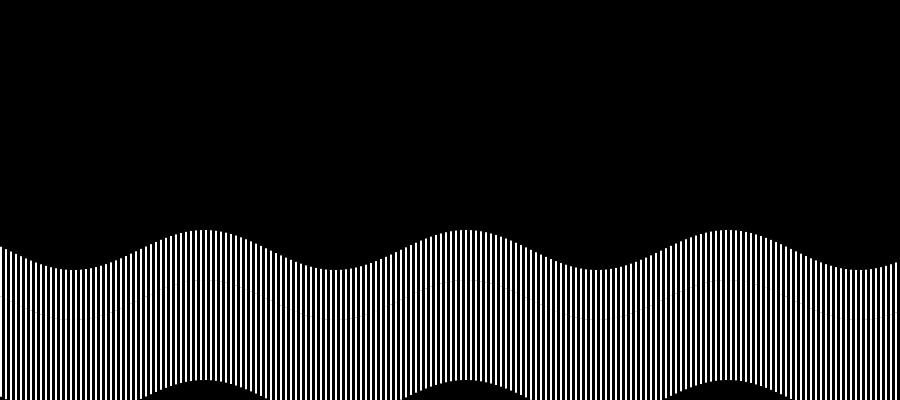
Frame 1 (no input)
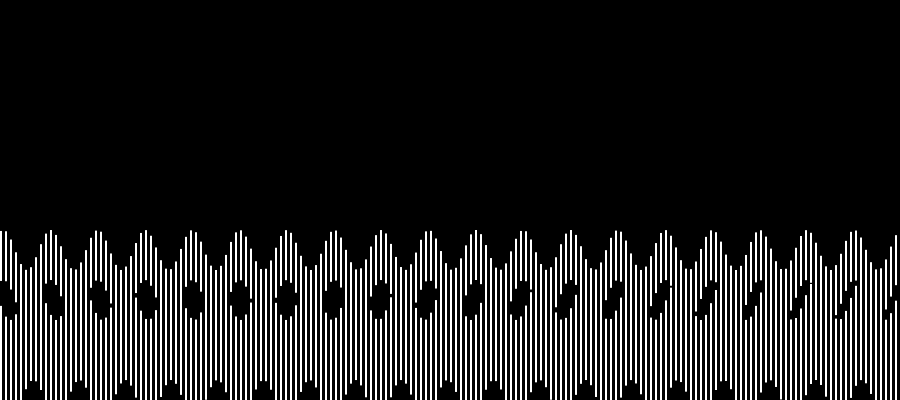
Frame 60 (the mouse pressed at the canvas centre just before this capture)
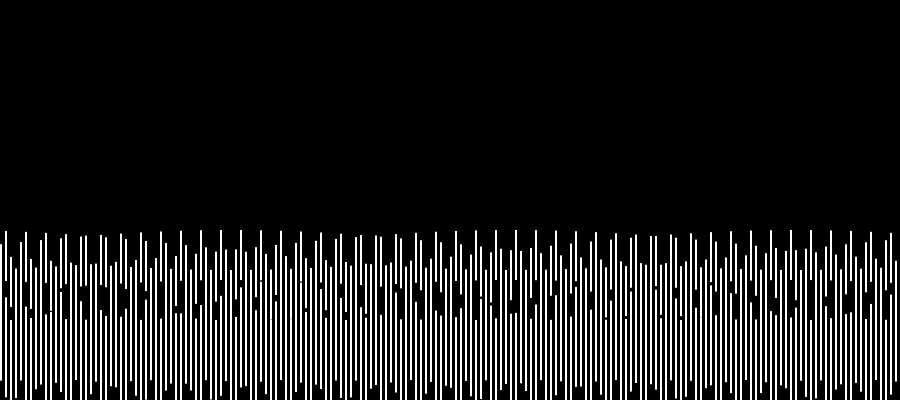
Frame 120 (the mouse held since frame 60 and released just before this capture)

The Processing sketch that drew these frames (run headless with seeded random() and noise(); from frame 60 on, the mouse is pressed at the canvas centre):

// Processing sketch: processing_1323
// ── processing_1323.pde

Waves waves;

void setup(){
  size(900, 400);
  smooth();
  noStroke();
  
  waves = new Waves();
}

void draw(){
  background(0);
  
  waves.draw();
  if( frameCount%10==0){
    waves.update(); 
  }
}

class Waves
{  
  int totalWaves = 3;
  Wave[] waves;
  int xspacing= 5;
  int w;
  
  Waves(){   
    w = width;    
    // create the waves
    waves = new Wave[totalWaves];
    int i; 
    float waveOffset = 6;
    for(i=0; i<totalWaves; i++){
      float phase = .12;// + random(.05);
      //float phase = .12;
      //waves[i] = new Wave(i*waveOffset, phase, 20.0, 500.0, 0.0, new float[w/xspacing]);
      waves[i] = new Wave(waveOffset, phase, 20.0, 500.0, 0.0, new float[w/xspacing]);
      //println(i*300);
      waves[i].yoffset = i*50;
      waves[i].dx = (TWO_PI / waves[i].period) * xspacing;
    }
    
  }  
  
  void draw(){
    calculate();
    render();    
  } 
  
  void calculate(){
    int j, i, n;
    float x;
    
    // waves
    for(j=0; j<totalWaves; j++){
      n = waves[j].yvalues.length;
      // yvals for each wave
      for(i=0; i<n; i++){        
        waves[j].theta += waves[j].phase;
        x = waves[j].theta;        
        waves[j].yvalues[i] = sin(x) * waves[j].amplitude;
        x += waves[j].dx;        
      }       
    }
    
  }
  
  void render(){
    float radius = 5;
    float x, y, h, w, oldY;
    int j, i, n;
    // waves
    for(j=0; j<totalWaves; j++){      
      n = waves[j].yvalues.length;
      // yvalues
      for(i=0; i<n; i++){  
        x = i * xspacing;        
        y = (waves[j].yoffset + (height/2)) + waves[j].yvalues[i];      
        
        if(j>0){        
          //tex.bind();  
          //tex.enable(); 
          //y = waves[j].yoffset + waves[j].yvalues[i];
          //h = radius;
          //w = radius;  
          h = waves[j].yoffset;
          w = 2;
          
          rect(x,y,w,h);
          
        } // end if
      } // end yvals loop
    }// end waves loop
  }
  
  void update(){
    //*
    int j;
    for(j=0; j<totalWaves; j++){   
      //waves[j].amplitude = random(50)+10;
      waves[j].phase += random(.2)-.25;
    }
    //*/
  }
  
  
}

class Wave
{
  public float phase;
  public float theta;
  public float amplitude;
  public float period;
  public float dx;
  public float yoffset = 0;
  public float[] yvalues;
  
  Wave(float theta, float phase, float amplitude, float period, float dx, float[] yvalues){
    this.phase = phase;
    this.theta = theta;
    this.amplitude = amplitude;
    this.period = period;
    this.dx = dx;
    this.yvalues = yvalues;
  } 
}

class Point
{
  public float x, y;  
  Point(float x, float y) {
    this.x=x;
    this.y=y;
  } 
}
